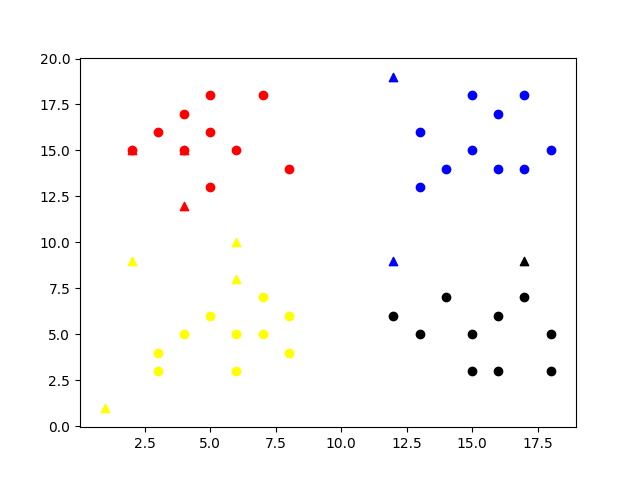

Write Python code to recreate this figure.
import numpy as np
import matplotlib as mpl

mpl.use('Agg')
import matplotlib.pyplot as plt

# load mini training data and labels
mini_train = np.load('knn_minitrain.npy')
mini_train_label = np.load('knn_minitrain_label.npy')

# randomly generate test data
mini_test = np.random.randint(20, size=20)
mini_test = mini_test.reshape(10, 2)


# Define knn classifier
def kNNClassify(newInput, dataSet, labels, k):
    result = []
    ########################
    # Input your code here #
    ########################

    for i in range(0, len(newInput)):
        ##distances = np.sum(np.abs(dataSet - newInput[i, :]), axis=1)
        distances = np.linalg.norm(dataSet-newInput[i,:],axis=1)
       # print(np.shape(distances))
        kmin_index = np.argpartition(distances, k)
        voters = labels[kmin_index[:k]]
        result.append(voters[np.argmax(np.bincount(voters))])

    return result
####################
# End of your code #
####################


outputlabels = kNNClassify(mini_test, mini_train, mini_train_label, 4)

print('random test points are:', mini_test)
print('knn classfied labels for test:', outputlabels)

# plot train data and classfied test data
train_x = mini_train[:, 0]
train_y = mini_train[:, 1]
fig = plt.figure()
plt.scatter(train_x[np.where(mini_train_label == 0)], train_y[np.where(mini_train_label == 0)], color='red')
plt.scatter(train_x[np.where(mini_train_label == 1)], train_y[np.where(mini_train_label == 1)], color='blue')
plt.scatter(train_x[np.where(mini_train_label == 2)], train_y[np.where(mini_train_label == 2)], color='yellow')
plt.scatter(train_x[np.where(mini_train_label == 3)], train_y[np.where(mini_train_label == 3)], color='black')

test_x = mini_test[:, 0]
test_y = mini_test[:, 1]
outputlabels = np.array(outputlabels)
plt.scatter(test_x[np.where(outputlabels == 0)], test_y[np.where(outputlabels == 0)], marker='^', color='red')
plt.scatter(test_x[np.where(outputlabels == 1)], test_y[np.where(outputlabels == 1)], marker='^', color='blue')
plt.scatter(test_x[np.where(outputlabels == 2)], test_y[np.where(outputlabels == 2)], marker='^', color='yellow')
plt.scatter(test_x[np.where(outputlabels == 3)], test_y[np.where(outputlabels == 3)], marker='^', color='black')

# save diagram as png file
plt.savefig("miniknn.png")
